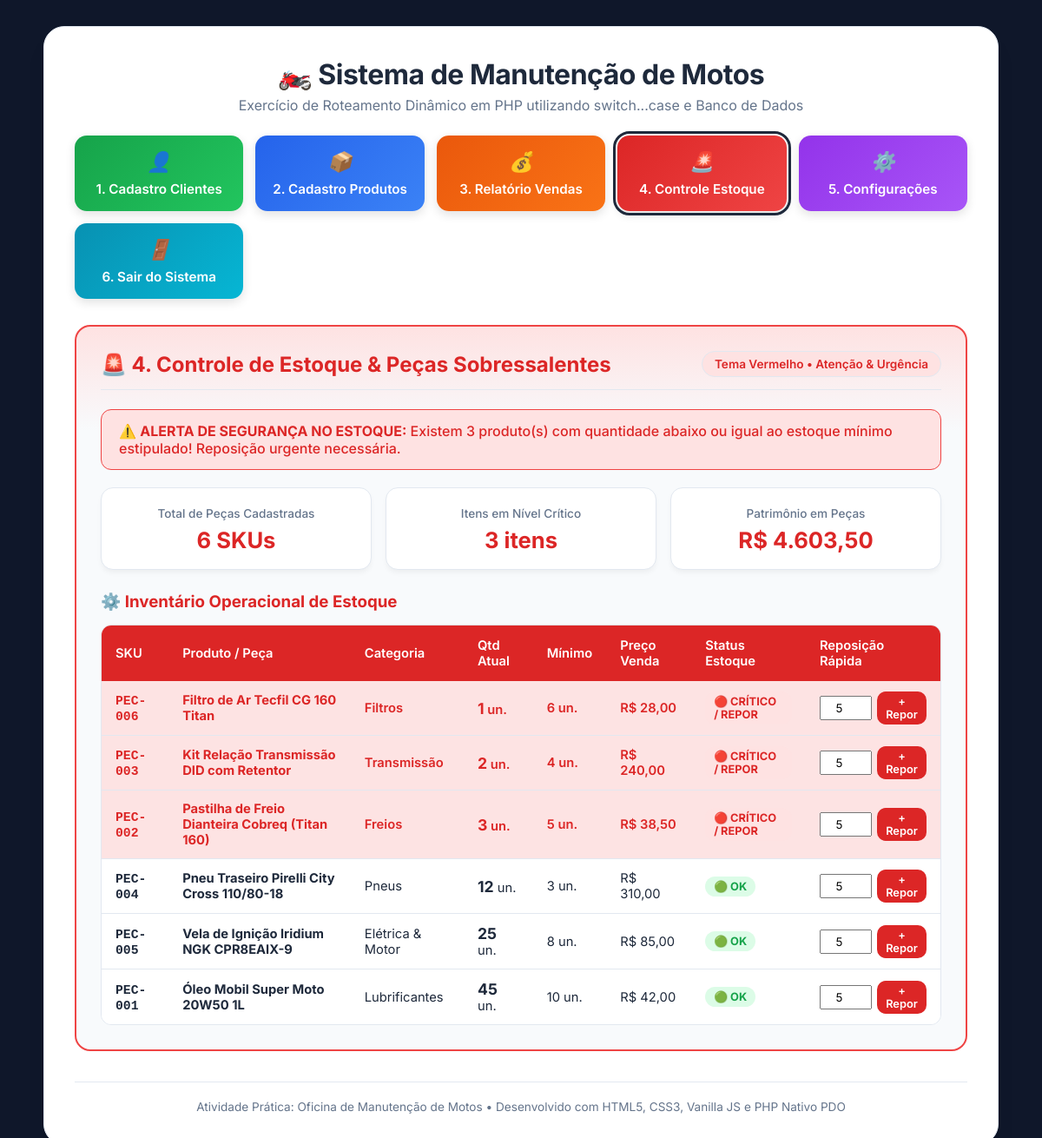
The app's page /index.php?opcao=D with its own data.
### tables this page shows
CREATE TABLE IF NOT EXISTS `produtos` (
    `id` INT AUTO_INCREMENT PRIMARY KEY,
    `codigo_sku` VARCHAR(30) UNIQUE NOT NULL,
    `nome` VARCHAR(100) NOT NULL,
    `categoria` VARCHAR(50) NOT NULL,
    `preco_custo` DECIMAL(10,2) NOT NULL,
    `preco_venda` DECIMAL(10,2) NOT NULL,
    `quantidade_estoque` INT NOT NULL DEFAULT 0,
    `quantidade_minima` INT NOT NULL DEFAULT 5,
    `created_at` TIMESTAMP DEFAULT CURRENT_TIMESTAMP
);

### db.php (called while the page is built, shortened)
<?php
function getDBConnection() {
    static $conn = null;
    $host = 'localhost';$dbName = 'oficina_motos';
    $user = 'root';$pass = 'admin';
    try {
        $conn = new mysqli($host,$user, $pass);$conn->set_charset('utf8mb4');
        $sqlCreateDB = "CREATE DATABASE IF NOT EXISTS `$dbName` CHARACTER SET utf8mb4 COLLATE utf8mb4_unicode_ci";
        $conn->query($sqlCreateDB);
        $conn->select_db($dbName);
    } catch (mysqli_sql_exception $e) {
        die("Erro ao conectar ao banco de dados MySQL: " . $e->getMessage());
    }
    initDatabaseSchema($conn);
    return $conn;
}
function initDatabaseSchema($conn) {
    $sqlClientes = "CREATE TABLE IF NOT EXISTS clientes (
        id INT AUTO_INCREMENT PRIMARY KEY,
        nome VARCHAR(100) NOT NULL,
        cpf VARCHAR(14) NOT NULL,
        telefone VARCHAR(20) NOT NULL,
        email VARCHAR(100),
        modelo_moto VARCHAR(80) NOT NULL,
        placa_moto VARCHAR(10) NOT NULL,
        ano_moto VARCHAR(4),
        observacoes TEXT,
        created_at TIMESTAMP DEFAULT CURRENT_TIMESTAMP
    )";
    $sqlProdutos = "CREATE TABLE IF NOT EXISTS produtos (
        id INT AUTO_INCREMENT PRIMARY KEY,
        codigo_sku VARCHAR(30) UNIQUE NOT NULL,
        nome VARCHAR(100) NOT NULL,
        categoria VARCHAR(50) NOT NULL,
        preco_custo DECIMAL(10,2) NOT NULL,
        preco_venda DECIMAL(10,2) NOT NULL,
        quantidade_estoque INT NOT NULL DEFAULT 0,
        quantidade_minima INT NOT NULL DEFAULT 5,
        created_at TIMESTAMP DEFAULT CURRENT_TIMESTAMP
    )";
    $sqlVendas = "CREATE TABLE IF NOT EXISTS vendas (
        id INT AUTO_INCREMENT PRIMARY KEY,
        numero_os VARCHAR(20) NOT NULL,
        cliente_id INT NOT NULL,
        produto_id INT NOT NULL,
        quantidade INT NOT NULL,
        valor_unitario DECIMAL(10,2) NOT NULL,
        valor_total DECIMAL(10,2) NOT NULL,
        data_venda TIMESTAMP DEFAULT CURRENT_TIMESTAMP,
        status VARCHAR(30) DEFAULT 'Concluída'
    )";
    $conn->query($sqlClientes);
    $conn->query($sqlProdutos);
    $conn->query($sqlVendas);
    seedInitialData($conn);
}
function seedInitialData($conn) {
    $result =$conn->query("SELECT COUNT(*) as total FROM clientes");
    $row =$result->fetch_assoc();
}

### processa.php (the view, shortened to what this page needs)
<?php
require_once 'db.php';
class MysqliCompatResult {
    private $result;
    public function __construct($result) {
        $this->result = $result;
    }
    public function fetchAll($mode = MYSQLI_ASSOC) {
        return $this->result->fetch_all($mode);
    }
}
class MysqliCompat {
    private $conn;
    public function __construct($conn) {
        $this->conn = $conn;
    }
    public function query($sql) {
        $result = $this->conn->query($sql);
        return new MysqliCompatResult($result);
    }
}
$pdo = new MysqliCompat(getDBConnection());
$opcao = $_REQUEST['opcao'] ?? 'dashboard';
switch ($opcao) {
        ?>
        <?php
    case 'D':
    case '4':
    case 'estoque':
        $produtosEstoque = $pdo->query("SELECT *, (quantidade_estoque * preco_custo) as valor_patrimonio FROM produtos ORDER BY quantidade_estoque ASC")->fetchAll();
        $criticosCount = 0;
        $patrimonioTotal = 0;
        foreach ($produtosEstoque as $pe) {
            $patrimonioTotal += $pe['valor_patrimonio'];
            if ($pe['quantidade_estoque'] <= $pe['quantidade_minima']) {
                $criticosCount++;
            }
        }
        ?>
        <div class="module-container theme-red">
            <div class="module-header">
                <h2>🚨 4. Controle de Estoque & Peças Sobressalentes</h2>
                <span class="module-badge" style="background: var(--color-red-light); color: var(--color-red-dark);">Tema Vermelho • Atenção & Urgência</span>
            </div>
            <?php if ($criticosCount > 0): ?>
                <div class="alert alert-danger">
                    <span>⚠️ <strong>ALERTA DE SEGURANÇA NO ESTOQUE:</strong> Existem <?= $criticosCount ?> produto(s) com quantidade abaixo ou igual ao estoque mínimo estipulado! Reposição urgente necessária.</span>
                </div>
            <?php else: ?>
                <div class="alert alert-success">
                    <span>✅ Todo o estoque de peças está em níveis seguros operacionais.</span>
                </div>
            <?php endif; ?>
            <div class="kpi-grid">
                <div class="kpi-card red">
                    <span>Total de Peças Cadastradas</span>
                    <h3><?= count($produtosEstoque) ?> SKUs</h3>
                </div>
                <div class="kpi-card red">
                    <span>Itens em Nível Crítico</span>
                    <h3 style="color: var(--color-red-dark);"><?= $criticosCount ?> itens</h3>
                </div>
                <div class="kpi-card red">
                    <span>Patrimônio em Peças</span>
                    <h3>R$ <?= number_format($patrimonioTotal, 2, ',', '.') ?></h3>
                </div>
            </div>
            <h3 style="margin-bottom: 12px; color: var(--color-red-dark);">⚙️ Inventário Operacional de Estoque</h3>
            <div class="table-responsive">
                <table class="custom-table">
                    <thead>
                        <tr>
                            <th>SKU</th>
                            <th>Produto / Peça</th>
                            <th>Categoria</th>
                            <th>Qtd Atual</th>
                            <th>Mínimo</th>
                            <th>Preço Venda</th>
                            <th>Status Estoque</th>
                            <th>Reposição Rápida</th>
                        </tr>
                    </thead>
                    <tbody>
                        <?php foreach ($produtosEstoque as $pe):
                            $isCritico = ($pe['quantidade_estoque'] <= $pe['quantidade_minima']);
                        ?>
                            <tr class="<?= $isCritico ? 'table-row-danger' : '' ?>">
                                <td><strong style="font-family:monospace;"><?= htmlspecialchars($pe['codigo_sku']) ?></strong></td>
                                <td><strong><?= htmlspecialchars($pe['nome']) ?></strong></td>
                                <td><?= htmlspecialchars($pe['categoria']) ?></td>
                                <td><span style="font-size:1.1rem; font-weight:bold;"><?= $pe['quantidade_estoque'] ?></span> un.</td>
                                <td><?= $pe['quantidade_minima'] ?> un.</td>
                                <td>R$ <?= number_format($pe['preco_venda'], 2, ',', '.') ?></td>
                                <td>
                                    <?php if ($isCritico): ?>
                                        <span class="status-badge status-critico">🔴 CRÍTICO / REPOR</span>
                                    <?php else: ?>
                                        <span class="status-badge status-normal">🟢 OK</span>
                                    <?php endif; ?>
                                </td>
                                <td>
                                    <form action="index.php?opcao=estoque" method="POST" style="display:flex; gap:6px; align-items:center;">
                                        <input type="number" name="qtd_adicionar" value="5" min="1" style="width: 60px; padding: 4px; text-align:center;">
                                        <button type="submit" class="btn-action" style="padding: 4px 8px; font-size: 0.8rem; background: var(--color-red-dark);">+ Repor</button>
                                    </form>
                                </td>
                            </tr>
                        <?php endforeach; ?>
                    </tbody>
                </table>
            </div>
        </div>
        <?php
        break;
        ?>
        <?php
}
?>

### style.css (style rules this page uses)
:root { --bg-body: #0f172a; --bg-container: #ffffff; --bg-card: #f8fafc; --text-main: #1e293b; --text-muted: #64748b; --border-color: #e2e8f0; --shadow-main: 0 20px 25px -5px rgba(0, 0, 0, 0.1), 0 10px 10px -5px rgba(0, 0, 0, 0.04); --font-base-size: 16px; --color-green: #22c55e; --color-green-dark: #16a34a; --color-green-light: #dcfce7; --color-blue: #3b82f6; --color-blue-dark: #2563eb; --color-blue-light: #dbeafe; --color-orange: #f97316; --color-orange-dark: #ea580c; --color-orange-light: #ffedd5; --color-red: #ef4444; --color-red-dark: #dc2626; --color-red-light: #fee2e2; --color-purple: #a855f7; --color-purple-dark: #9333ea; --color-purple-light: #f3e8ff; --color-teal: #06b6d4; --color-teal-dark: #0891b2; --color-teal-light: #cffaff; }
* { margin: 0; padding: 0; box-sizing: border-box; font-family: 'Inter', -apple-system, BlinkMacSystemFont, "Segoe UI", Roboto, sans-serif; }
body { background: var(--bg-body); color: var(--text-main); min-height: 100vh; display: flex; justify-content: center; align-items: flex-start; padding: 30px 15px; transition: background-color 0.3s ease, color 0.3s ease; }
.alert { padding: 14px 20px; border-radius: 12px; margin-bottom: 20px; font-weight: 500; display: flex; align-items: center; gap: 10px; }
.alert-danger { background: var(--color-red-light); color: var(--color-red-dark); border: 1px solid var(--color-red); }
.module-container { border-radius: 18px; padding: 28px; background: var(--bg-card); border: 2px solid transparent; transition: all 0.3s ease; animation: fadeIn 0.3s ease-in-out; }
.theme-red { border-color: var(--color-red); background: linear-gradient(180deg, var(--color-red-light) 0%, var(--bg-card) 120px); }
.theme-red .module-header h2 { color: var(--color-red-dark); }
.theme-red .btn-action { background: var(--color-red-dark); color: #fff; }
.module-header { display: flex; justify-content: space-between; align-items: center; margin-bottom: 22px; padding-bottom: 14px; border-bottom: 1px solid var(--border-color); }
.module-header h2 { font-size: 1.5rem; font-weight: 700; display: flex; align-items: center; gap: 10px; }
.module-badge { padding: 6px 14px; border-radius: 20px; font-size: 0.85rem; font-weight: 600; background: rgba(255,255,255,0.7); color: var(--text-main); border: 1px solid var(--border-color); }
.btn-action { padding: 12px 24px; border-radius: 10px; border: none; font-size: 0.95rem; font-weight: 600; cursor: pointer; display: inline-flex; align-items: center; gap: 8px; transition: transform 0.15s ease, filter 0.15s ease; text-decoration: none; }
.kpi-grid { display: grid; grid-template-columns: repeat(auto-fit, minmax(200px, 1fr)); gap: 16px; margin-bottom: 25px; }
.kpi-card { background: var(--bg-container); border-radius: 14px; padding: 18px; border: 1px solid var(--border-color); box-shadow: 0 4px 6px -1px rgba(0, 0, 0, 0.05); text-align: center; }
.kpi-card span { font-size: 0.85rem; color: var(--text-muted); font-weight: 500; }
.kpi-card h3 { font-size: 1.6rem; font-weight: 700; margin-top: 6px; color: var(--text-main); }
.kpi-card.red h3 { color: var(--color-red-dark); }
.table-responsive { width: 100%; overflow-x: auto; margin-top: 15px; border-radius: 12px; border: 1px solid var(--border-color); }
.custom-table { width: 100%; border-collapse: collapse; background: var(--bg-container); text-align: left; font-size: 0.92rem; }
.custom-table th { padding: 14px 16px; font-weight: 600; color: #ffffff; }
.theme-red .custom-table th { background: var(--color-red-dark); }
.custom-table td { padding: 12px 16px; border-bottom: 1px solid var(--border-color); color: var(--text-main); }
.custom-table tr:last-child td { border-bottom: none; }
.table-row-danger { background-color: rgba(239, 68, 68, 0.15) !important; font-weight: 600; }
.table-row-danger td { color: var(--color-red-dark) !important; }
.status-badge { display: inline-block; padding: 4px 10px; border-radius: 12px; font-size: 0.8rem; font-weight: 700; text-transform: uppercase; }
.status-normal { background: var(--color-green-light); color: var(--color-green-dark); }
.status-critico { background: var(--color-red-light); color: var(--color-red-dark); animation: pulse 2s infinite; }

### records on screen
produtos: codigo_sku "PEC-006", nome "Filtro de Ar Tecfil CG 160 Titan", categoria "Filtros", quantidade_estoque "1", quantidade_minima "6", preco_venda "28,00", shows "🔴 CRÍTICO / REPOR"
produtos: codigo_sku "PEC-003", nome "Kit Relação Transmissão DID com Retentor", categoria "Transmissão", quantidade_estoque "2", quantidade_minima "4", preco_venda "240,00", shows "🔴 CRÍTICO / REPOR"
produtos: codigo_sku "PEC-002", nome "Pastilha de Freio Dianteira Cobreq (Titan 160)", categoria "Freios", quantidade_estoque "3", quantidade_minima "5", preco_venda "38,50", shows "🔴 CRÍTICO / REPOR"
produtos: codigo_sku "PEC-004", nome "Pneu Traseiro Pirelli City Cross 110/80-18", categoria "Pneus", quantidade_estoque "12", quantidade_minima "3", preco_venda "310,00", shows "🟢 OK"
produtos: codigo_sku "PEC-005", nome "Vela de Ignição Iridium NGK CPR8EAIX-9", categoria "Elétrica & Motor", quantidade_estoque "25", quantidade_minima "8", preco_venda "85,00", shows "🟢 OK"
produtos: codigo_sku "PEC-001", nome "Óleo Mobil Super Moto 20W50 1L", categoria "Lubrificantes", quantidade_estoque "45", quantidade_minima "10", preco_venda "42,00", shows "🟢 OK"

### other values on screen
$criticosCount "3"
count($produtosEstoque) "6"
$patrimonioTotal "4.603,50"
